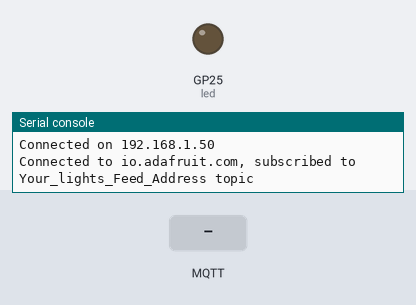
Bench run of a program on a simulated Raspberry Pi Pico running MicroPython. Parts: output pins drawn as LEDs (lit = HIGH), the last lines printed to the serial console. The inputs (shaded band) are chosen by the test bench. WiFi joins after 1.5 s; random numbers come from a fixed seed; no MQTT or app messages arrive unless stated; library files of the repository ran but are not shown: keys.py, wifiConnection.py.

Above: at 3.3 s.
3.4 s: MQTT message "ON" arrives on the first subscribed topic
At 3.8 s:
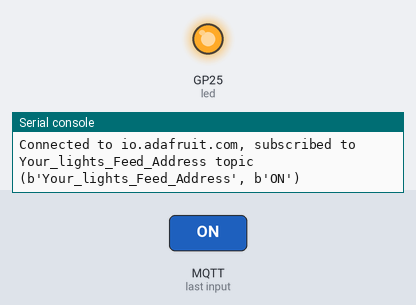
4.9 s: MQTT message "OFF" arrives on the first subscribed topic
At 6.1 s:
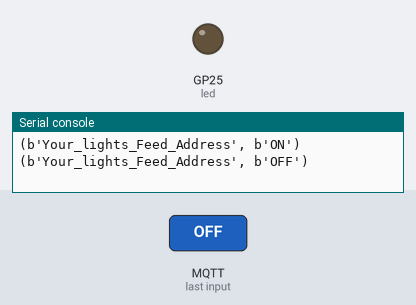
Timing chart, 0 to 7.9 s (numbered marks = the images above; inputs shaded):
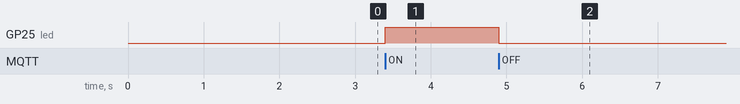

Measured:
- after the input at 3.4 s, GP25 (led): LOW → HIGH at once
- after the input at 4.9 s, GP25 (led): HIGH → LOW at once

The program:

main.py
```python
import time                   # Allows use of time.sleep() for delays
from mqtt import MQTTClient   # For use of MQTT protocol to talk to Adafruit IO
import machine                # Interfaces with hardware components
import micropython            # Needed to run any MicroPython code
import random                 # Random number generator
from machine import Pin       # Define pin
import keys                   # Contain all keys used here
import wifiConnection         # Contains functions to connect/disconnect from WiFi


# BEGIN SETTINGS
# These need to be change to suit your environment
RANDOMS_INTERVAL = 20000    # milliseconds
last_random_sent_ticks = 0  # milliseconds
led = Pin("LED", Pin.OUT)   # led pin initialization for Raspberry Pi Pico W


# Callback Function to respond to messages from Adafruit IO
def sub_cb(topic, msg):          # sub_cb means "callback subroutine"
    print((topic, msg))          # Outputs the message that was received. Debugging use.
    if msg == b"ON":             # If message says "ON" ...
        led.on()                 # ... then LED on
    elif msg == b"OFF":          # If message says "OFF" ...
        led.off()                # ... then LED off
    else:                        # If any other message is received ...
        print("Unknown message") # ... do nothing but output that it happened.

# Function to generate a random number between 0 and the upper_bound
def random_integer(upper_bound):
    return random.getrandbits(32) % upper_bound

# Function to publish random number to Adafruit IO MQTT server at fixed interval
def send_random():
    global last_random_sent_ticks
    global RANDOMS_INTERVAL

    if ((time.ticks_ms() - last_random_sent_ticks) < RANDOMS_INTERVAL):
        return; # Too soon since last one sent.

    some_number = random_integer(100)
    print("Publishing: {0} to {1} ... ".format(some_number, keys.AIO_RANDOMS_FEED), end='')
    try:
        client.publish(topic=keys.AIO_RANDOMS_FEED, msg=str(some_number))
        print("DONE")
    except Exception as e:
        print("FAILED")
    finally:
        last_random_sent_ticks = time.ticks_ms()


# Try WiFi Connection
try:
    ip = wifiConnection.connect()
except KeyboardInterrupt:
    print("Keyboard interrupt")

# Use the MQTT protocol to connect to Adafruit IO
client = MQTTClient(keys.AIO_CLIENT_ID, keys.AIO_SERVER, keys.AIO_PORT, keys.AIO_USER, keys.AIO_KEY)

# Subscribed messages will be delivered to this callback
client.set_callback(sub_cb)
client.connect()
client.subscribe(keys.AIO_LIGHTS_FEED)
print("Connected to %s, subscribed to %s topic" % (keys.AIO_SERVER, keys.AIO_LIGHTS_FEED))


try:                      # Code between try: and finally: may cause an error
                          # so ensure the client disconnects the server if
                          # that happens.
    while 1:              # Repeat this loop forever
        client.check_msg()# Action a message if one is received. Non-blocking.
        send_random()     # Send a random number to Adafruit IO if it's time.
finally:                  # If an exception is thrown ...
    client.disconnect()   # ... disconnect the client and clean up.
    client = None
    wifiConnection.disconnect()
    print("Disconnected from Adafruit IO.")
```
